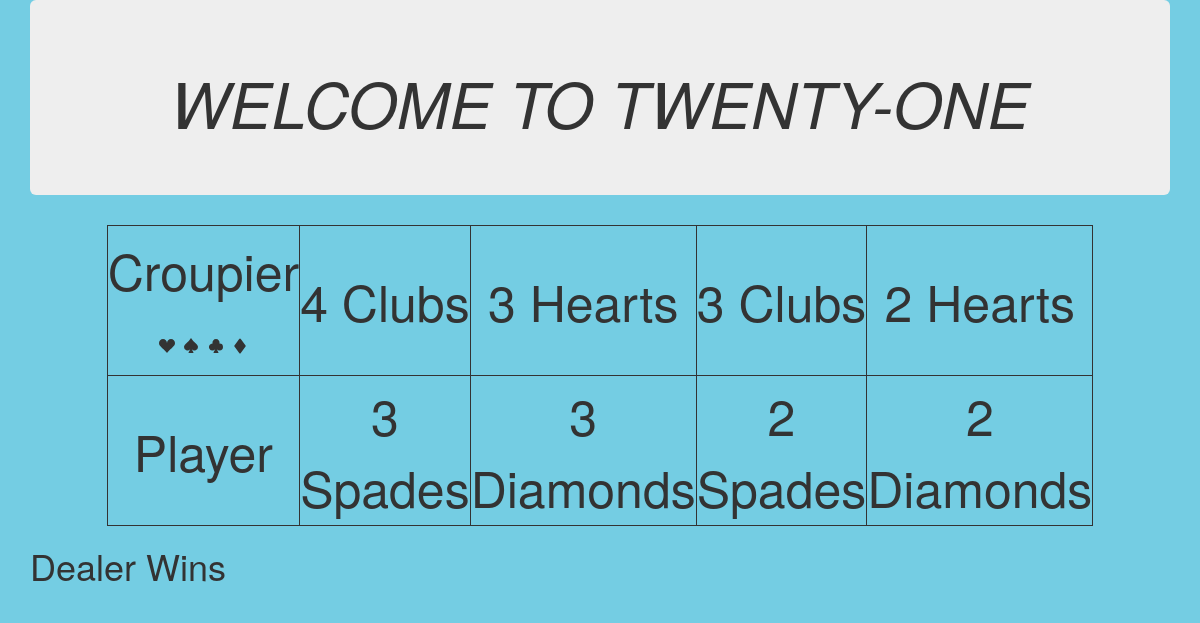
Page /game_end2/ on the committed database.
### myapp/models.py (models this page shows)
class GameCard(models.Model):
    card_name = models.CharField(max_length=264, db_index=True)
    def __str__(self):
        return self.card_name

### myapp/views.py (the view)
# urls.py: path('game_end2/',views.game_end2,name='game_end2'),
def game_end2(request):
    Dcard1=GameCard.objects.order_by('card_name')[12]
    Dcard2=GameCard.objects.order_by('card_name')[10]
    Dcard3=GameCard.objects.order_by('card_name')[8]
    Dcard4=GameCard.objects.order_by('card_name')[6]
    Pcard1=GameCard.objects.order_by('card_name')[11]
    Pcard2=GameCard.objects.order_by('card_name')[9]
    Pcard3=GameCard.objects.order_by('card_name')[7]
    Pcard4=GameCard.objects.order_by('card_name')[5]
    P1=values[str(Pcard1).split()[0]]
    P2=values[str(Pcard2).split()[0]]
    P3=values[str(Pcard3).split()[0]]
    P4=values[str(Pcard4).split()[0]]
    D1=values[str(Dcard1).split()[0]]
    D2=values[str(Dcard2).split()[0]]
    D3=values[str(Dcard3).split()[0]]
    D4=values[str(Dcard4).split()[0]]
    if (P1+P2+P3+P4) > 21:
        my_dict={'OUT':"You lose",'D_C_1':Dcard1,'D_C_2':Dcard2,'P_C_1': Pcard1,'P_C_2':Pcard2,'P_C_3':Pcard3, 'P_C_4':Pcard4}
        return render(request,'myapp/game_end2.html',context= my_dict)
    elif (P1+P2+P3+P4) == 21:
        my_dict={'OUT':'BLACK JACK','D_C_1':Dcard1,'D_C_2':Dcard2,'P_C_1': Pcard1,'P_C_2':Pcard2,'P_C_3':Pcard3, 'P_C_4':Pcard4}
        return render(request,'myapp/game_end2.html',context= my_dict)
    elif (D1+D2+D3+D4) > 21:
        my_dict={'OUT':"You WIN",'D_C_1':Dcard1,'D_C_2':Dcard2,'D_C_3':Dcard3,'D_C_4':Dcard4,'P_C_1': Pcard1,'P_C_2':Pcard2,'P_C_3':Pcard3, 'P_C_4':Pcard4}
        return render(request,'myapp/game_end2.html',context= my_dict)
    elif ((P1+P2+P3+P4) < (D1+D2+D3+D4)) and ((D1+D2+D3+D4) < 21):
        my_dict={'OUT':'Dealer Wins','D_C_1':Dcard1,'D_C_2':Dcard2,'D_C_3':Dcard3,'D_C_4':Dcard4,'P_C_1': Pcard1,'P_C_2':Pcard2,'P_C_3':Pcard3, 'P_C_4':Pcard4}
        return render(request,'myapp/game_end2.html',context= my_dict)
    elif (D1+D2+D3+D4) == 21:
        my_dict={'OUT':'Dealer Black Jack Wins','D_C_1':Dcard1,'D_C_2':Dcard2,'D_C_3':Dcard3,'D_C_4':Dcard4,'P_C_1': Pcard1,'P_C_2':Pcard2,'P_C_3':Pcard3, 'P_C_4':Pcard4}
        return render(request,'myapp/game_end2.html',context= my_dict)
    elif ((P1+P2+P3+P4) > (D1+D2+D3+D4) < 21):
        my_dict={'OUT':'You Win','D_C_1':Dcard1,'D_C_2':Dcard2,'D_C_3':Dcard3,'D_C_4':Dcard4,'P_C_1': Pcard1,'P_C_2':Pcard2,'P_C_3':Pcard3, 'P_C_4':Pcard4}
        return render(request,'myapp/game_end3.html',context= my_dict)
    return render(request,'myapp/game_end2.html')

### template/myapp/game_end2.html
{% extends "myapp/game_end.html" %}
{% block content %}
<div class="container">
    <h1>{{ OUT }}</h1>
{% endblock %}

### template/myapp/game_end.html (shortened to what this page needs)
<!DOCTYPE html>
{% load static %}
<html lang="en" dir="ltr">
  <head>
      <link rel="stylesheet" href="https://maxcdn.bootstrapcdn.com/bootstrap/3.3.7/css/bootstrap.min.css">
      <link rel="stylesheet" href="{% static 'mycss\mycss.css' %}" >
  </head>
  <body>
    <div class="container">
      <div class="jumbotron">
        <h1 class="text-center"><em>WELCOME TO TWENTY-ONE</em> </h1>
      </div>
    </div>
    <div class="container" >
      <table align='center'>
        <tr>
          <td>Croupier<h2 class="text-center">
            <svg xmlns="http://www.w3.org/2000/svg" width="16" height="16" fill="currentColor" class="bi bi-suit-heart-fill" viewBox="0 0 16 16">
            <path d="M4 1c2.21 0 4 1.755 4 3.92C8 2.755 9.79 1 12 1s4 1.755 4 3.92c0 3.263-3.234 4.414-7.608 9.608a.513.513 0 0 1-.784 0C3.234 9.334 0 8.183 0 4.92 0 2.755 1.79 1 4 1z"/>
            </svg>
            <svg xmlns="http://www.w3.org/2000/svg" width="16" height="16" fill="currentColor" class="bi bi-suit-diamond-fill" viewBox="0 0 16 16">
            <path d="M2.45 7.4L7.2 1.067a1 1 0 0 1 1.6 0L13.55 7.4a1 1 0 0 1 0 1.2L8.8 14.933a1 1 0 0 1-1.6 0L2.45 8.6a1 1 0 0 1 0-1.2z"/>
            </svg></h2>
          </td>
          {% if D_C_1 %}
          <td>{{ D_C_1 }}</td>
          {% endif %}
          {% if D_C_2 %}
          <td>{{ D_C_2 }}</td>
          {% endif %}
          {% if D_C_3 %}
          <td>{{ D_C_3 }}</td>
          {% endif %}
          {% if D_C_4 %}
          <td>{{ D_C_4 }}</td>
          {% endif %}
        </tr>
        <tr>
          <td>Player</td>
          {% if P_C_1 %}
          <td>{{ P_C_1 }}</td>
          {% endif %}
          {% if P_C_2 %}
          <td>{{ P_C_2 }}</td>
          {% endif %}
          {% if P_C_3 %}
          <td>{{ P_C_3 }}</td>
          {% endif %}
          {% if P_C_4 %}
          <td>{{ P_C_4 }}</td>
          {% endif %}
        </tr>
      </table>
    </div>
    {% block content %}{% endblock %}
    </div>
  </body>
</html>

### static/mycss/mycss.css (style rules this page uses)
body { background-color: #74cde3 ; }
td { height:150px; width: 150px; text-align: center; border:5px; border-style: solid; border-width: thin; font-size:50px; }

### rows in the picture
GameCard: card_name "4 Clubs"
GameCard: card_name "3 Hearts"
GameCard: card_name "3 Clubs"
GameCard: card_name "2 Hearts"
GameCard: card_name "3 Spades"
GameCard: card_name "3 Diamonds"
GameCard: card_name "2 Spades"
GameCard: card_name "2 Diamonds"

### other values in the picture
{{ OUT }} "Dealer Wins"
